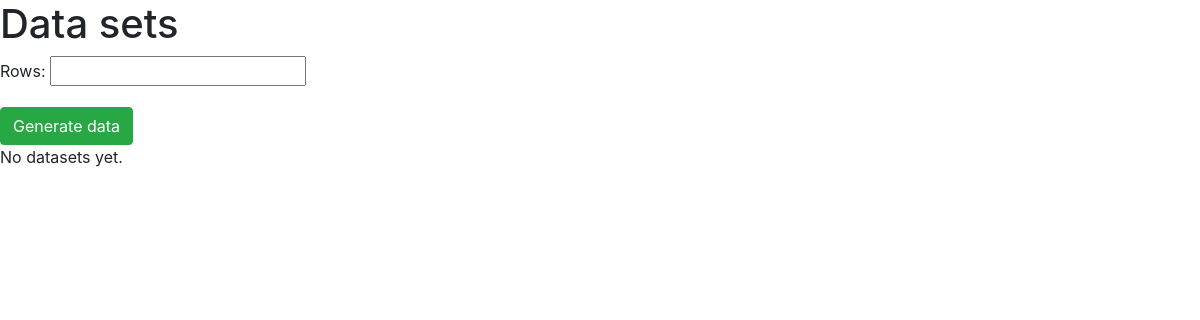
The app's page /csv_generate/22/, older data.
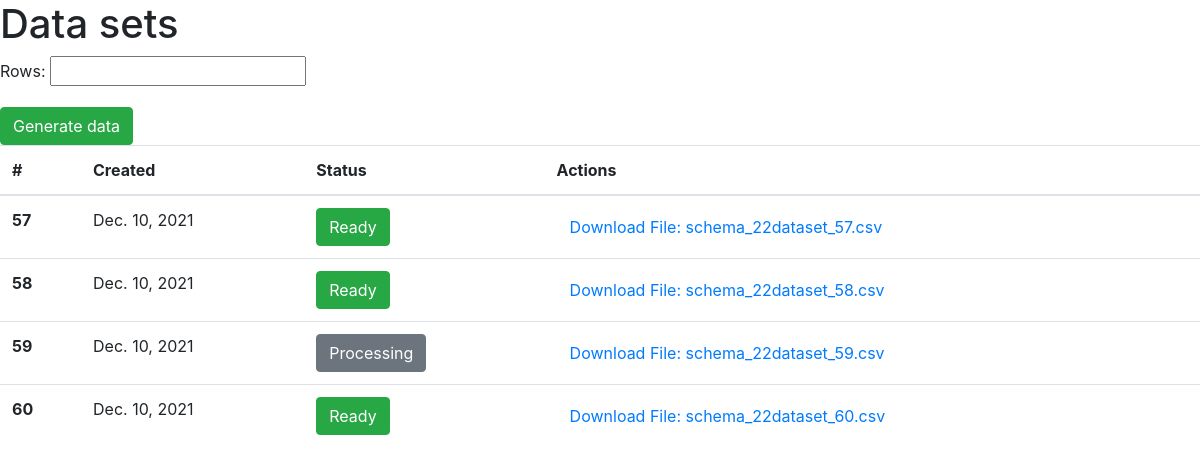
The same page, newer data.
### core/models.py (models this page shows)
class DataSetModel(models.Model):
    schema = models.ForeignKey(TableModel, on_delete=models.CASCADE)
    created_at = models.DateField(auto_now_add=True)
    rows = models.IntegerField(null=True)
    class Status(models.TextChoices):
        READY = 'Ready'
        PROCESSING = "Processing"
    status = models.CharField(
        max_length=15,
        choices=Status.choices
    )

### core/views.py (the view, shortened to what this page needs)
# urls.py: path('csv_generate/<int:pk>/', views.CsvClassView.as_view(), name='csv_generate'),
class CsvClassView(ListView,FormMixin):
    model = DataSetModel
    form_class = DataSetForm
    template_name = 'csv_generate.html'
    def get_queryset(self):
        queryset = super().get_queryset()
        return queryset.filter(schema_id=self.schema_id)
    def dispatch(self, request, *args, **kwargs):
        self.schema_id = kwargs["pk"]
        return super().dispatch(request, *args, **kwargs)

### core/forms.py
class DataSetForm(ModelForm):
    class Meta:
        model = DataSetModel
        fields = ['rows']

### templates/csv_generate.html
{% extends 'base.html' %}
{% block csvform %}
<h1>Data sets</h1>
<form method="post">{% csrf_token %}
    {{ form.as_p }}
    <button type="submit" class="btn btn-success">Generate data</button>
</form>
{% if not object_list %}
    <p>No datasets yet.</p>
{%else%}
    <table class="table">
        <thead>
        <tr>
          <th scope="col">#</th>
          <th scope="col">Created</th>
          <th scope="col">Status</th>
          <th scope="col">Actions</th>
        </tr>
      </thead>
      <tbody>
        {% for dataset in object_list %}
        <tr>
            <th scope="row">{{dataset.id}}</th>
            <td>{{ dataset.created_at }}</td>
            <td>
                <button type="button" class="btn
                 {% if dataset.status == 'Ready' %}
                    btn-success
                 {%else%}
                    btn-secondary
                 {%endif%}">{{ dataset.status }}</button>
            </td>
            <td>
    <a href="{{ MEDIA_URL }}schema_{{dataset.schema_id}}dataset_{{dataset.id}}.csv"
    download="{{ MEDIA_URL }}schema_{{dataset.schema_id}}dataset_{{dataset.id}}.csv">
   <button type="button" class="btn btn-link">Download File:  {{ MEDIA_URL }}schema_{{dataset.schema_id}}dataset_{{dataset.id}}.csv</button></a>
            </td>
        </tr>
        {% endfor %}
      </tbody>
    </table>
{% endif %}
{% endblock %}

### templates/base.html (shortened to what this page needs)
{% load static %}
<!doctype html>
<html lang="en">
<head>
    <link rel="stylesheet" href="https://stackpath.bootstrapcdn.com/bootstrap/4.1.3/css/bootstrap.min.css">
</head>
<body>
{% block csvform %}
{% endblock %}
</body>
</html>

Row changes from the older to the newer data that the page shows:
added DataSetModel: id "57", created_at "Dec. 10, 2021", status "Ready", schema_id "22"
added DataSetModel: id "58", created_at "Dec. 10, 2021", status "Ready", schema_id "22"
added DataSetModel: id "59", created_at "Dec. 10, 2021", status "Processing", schema_id "22"
added DataSetModel: id "60", created_at "Dec. 10, 2021", status "Ready", schema_id "22"
Text that changed along with them:
text no longer shown: "No datasets yet."
text now shown: "# Created Status Actions"
